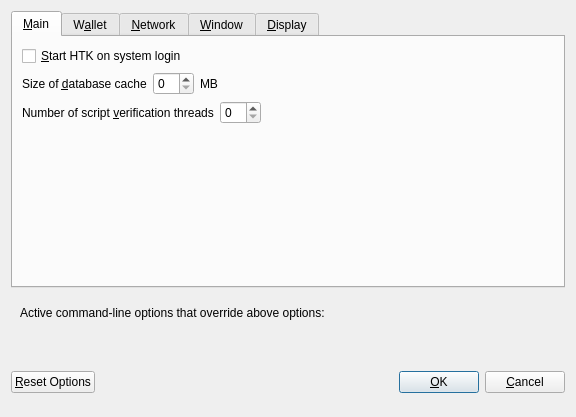
<?xml version="1.0" encoding="UTF-8"?>
<ui version="4.0">
 <class>OptionsDialog</class>
 <widget class="QDialog" name="OptionsDialog">
  <property name="geometry">
   <rect>
    <x>0</x>
    <y>0</y>
    <width>576</width>
    <height>417</height>
   </rect>
  </property>
  <property name="windowTitle">
   <string>Options</string>
  </property>
  <property name="modal">
   <bool>true</bool>
  </property>
  <layout class="QVBoxLayout" name="verticalLayout">
   <item>
    <widget class="QTabWidget" name="tabWidget">
     <property name="currentIndex">
      <number>0</number>
     </property>
     <widget class="QWidget" name="tabMain">
      <attribute name="title">
       <string>&amp;Main</string>
      </attribute>
      <layout class="QVBoxLayout" name="verticalLayout_Main">
       <item>
        <widget class="QCheckBox" name="bitcoinAtStartup">
         <property name="toolTip">
          <string>Automatically start HTK after logging in to the system.</string>
         </property>
         <property name="text">
          <string>&amp;Start HTK on system login</string>
         </property>
        </widget>
       </item>
       <item>
        <layout class="QHBoxLayout" name="horizontalLayout_2_Main">
         <item>
          <widget class="QLabel" name="databaseCacheLabel">
           <property name="text">
            <string>Size of &amp;database cache</string>
           </property>
           <property name="textFormat">
            <enum>Qt::PlainText</enum>
           </property>
           <property name="buddy">
            <cstring>databaseCache</cstring>
           </property>
          </widget>
         </item>
         <item>
          <widget class="QSpinBox" name="databaseCache"/>
         </item>
         <item>
          <widget class="QLabel" name="databaseCacheUnitLabel">
           <property name="text">
            <string>MB</string>
           </property>
           <property name="textFormat">
            <enum>Qt::PlainText</enum>
           </property>
          </widget>
         </item>
         <item>
          <spacer name="horizontalSpacer_2_Main">
           <property name="orientation">
            <enum>Qt::Horizontal</enum>
           </property>
           <property name="sizeHint" stdset="0">
            <size>
             <width>40</width>
             <height>20</height>
            </size>
           </property>
          </spacer>
         </item>
        </layout>
       </item>
       <item>
        <layout class="QHBoxLayout" name="horizontalLayout_3_Main">
         <item>
          <widget class="QLabel" name="threadsScriptVerifLabel">
           <property name="text">
            <string>Number of script &amp;verification threads</string>
           </property>
           <property name="textFormat">
            <enum>Qt::PlainText</enum>
           </property>
           <property name="buddy">
            <cstring>threadsScriptVerif</cstring>
           </property>
          </widget>
         </item>
         <item>
          <widget class="QSpinBox" name="threadsScriptVerif">
           <property name="toolTip">
            <string>(0 = auto, &lt;0 = leave that many cores free)</string>
           </property>
          </widget>
         </item>
         <item>
          <spacer name="horizontalSpacer_3_Main">
           <property name="orientation">
            <enum>Qt::Horizontal</enum>
           </property>
           <property name="sizeHint" stdset="0">
            <size>
             <width>40</width>
             <height>20</height>
            </size>
           </property>
          </spacer>
         </item>
        </layout>
       </item>
       <item>
        <spacer name="verticalSpacer_Main">
         <property name="orientation">
          <enum>Qt::Vertical</enum>
         </property>
         <property name="sizeHint" stdset="0">
          <size>
           <width>20</width>
           <height>40</height>
          </size>
         </property>
        </spacer>
       </item>
      </layout>
     </widget>
     <widget class="QWidget" name="tabWallet">
      <attribute name="title">
       <string>W&amp;allet</string>
      </attribute>
      <layout class="QVBoxLayout" name="verticalLayout_Wallet">
       <item>
        <widget class="QGroupBox" name="groupBox">
         <property name="title">
          <string>Expert</string>
         </property>
         <layout class="QVBoxLayout" name="verticalLayout_2">
          <item>
           <widget class="QCheckBox" name="coinControlFeatures">
            <property name="toolTip">
             <string>Whether to show coin control features or not.</string>
            </property>
            <property name="text">
             <string>Enable coin &amp;control features</string>
            </property>
           </widget>
          </item>
          <item>
           <widget class="QCheckBox" name="showMasternodesTab">
            <property name="toolTip">
             <string>Show additional tab listing all your masternodes in first sub-tab&lt;br/&gt;and all masternodes on the network in second sub-tab.</string>
            </property>
            <property name="text">
             <string>Show Masternodes Tab</string>
            </property>
           </widget>
          </item>
          <item>
           <widget class="QCheckBox" name="spendZeroConfChange">
            <property name="toolTip">
             <string>If you disable the spending of unconfirmed change, the change from a transaction&lt;br/&gt;cannot be used until that transaction has at least one confirmation.&lt;br/&gt;This also affects how your balance is computed.</string>
            </property>
            <property name="text">
             <string>&amp;Spend unconfirmed change</string>
            </property>
           </widget>
          </item>
         </layout>
        </widget>
       </item>
       <item>
        <spacer name="verticalSpacer_Wallet">
         <property name="orientation">
          <enum>Qt::Vertical</enum>
         </property>
         <property name="sizeHint" stdset="0">
          <size>
           <width>20</width>
           <height>40</height>
          </size>
         </property>
        </spacer>
       </item>
      </layout>
     </widget>
     <widget class="QWidget" name="tabNetwork">
      <attribute name="title">
       <string>&amp;Network</string>
      </attribute>
      <layout class="QVBoxLayout" name="verticalLayout_Network">
       <item>
        <widget class="QCheckBox" name="mapPortUpnp">
         <property name="toolTip">
          <string>Automatically open the HTK client port on the router. This only works when your router supports UPnP and it is enabled.</string>
         </property>
         <property name="text">
          <string>Map port using &amp;UPnP</string>
         </property>
        </widget>
       </item>
       <item>
        <widget class="QCheckBox" name="allowIncoming">
         <property name="toolTip">
          <string>Accept connections from outside</string>
         </property>
         <property name="text">
          <string>Allow incoming connections</string>
         </property>
        </widget>
       </item>
       <item>
        <widget class="QCheckBox" name="connectSocks">
         <property name="toolTip">
          <string>Connect to the HTK network through a SOCKS5 proxy.</string>
         </property>
         <property name="text">
          <string>&amp;Connect through SOCKS5 proxy (default proxy):</string>
         </property>
        </widget>
       </item>
       <item>
        <layout class="QHBoxLayout" name="horizontalLayout_1_Network">
         <item>
          <widget class="QLabel" name="proxyIpLabel">
           <property name="text">
            <string>Proxy &amp;IP:</string>
           </property>
           <property name="textFormat">
            <enum>Qt::PlainText</enum>
           </property>
           <property name="buddy">
            <cstring>proxyIp</cstring>
           </property>
          </widget>
         </item>
         <item>
          <widget class="QValidatedLineEdit" name="proxyIp">
           <property name="minimumSize">
            <size>
             <width>140</width>
             <height>0</height>
            </size>
           </property>
           <property name="maximumSize">
            <size>
             <width>140</width>
             <height>16777215</height>
            </size>
           </property>
           <property name="toolTip">
            <string>IP address of the proxy (e.g. IPv4: 127.0.0.1 / IPv6: ::1)</string>
           </property>
          </widget>
         </item>
         <item>
          <widget class="QLabel" name="proxyPortLabel">
           <property name="text">
            <string>&amp;Port:</string>
           </property>
           <property name="textFormat">
            <enum>Qt::PlainText</enum>
           </property>
           <property name="buddy">
            <cstring>proxyPort</cstring>
           </property>
          </widget>
         </item>
         <item>
          <widget class="QLineEdit" name="proxyPort">
           <property name="minimumSize">
            <size>
             <width>55</width>
             <height>0</height>
            </size>
           </property>
           <property name="maximumSize">
            <size>
             <width>55</width>
             <height>16777215</height>
            </size>
           </property>
           <property name="toolTip">
            <string>Port of the proxy (e.g. 9050)</string>
           </property>
          </widget>
         </item>
         <item>
          <spacer name="horizontalSpacer_1_Network">
           <property name="orientation">
            <enum>Qt::Horizontal</enum>
           </property>
           <property name="sizeHint" stdset="0">
            <size>
             <width>40</width>
             <height>20</height>
            </size>
           </property>
          </spacer>
         </item>
        </layout>
       </item>
       <item>
        <spacer name="verticalSpacer_Network">
         <property name="orientation">
          <enum>Qt::Vertical</enum>
         </property>
         <property name="sizeHint" stdset="0">
          <size>
           <width>20</width>
           <height>40</height>
          </size>
         </property>
        </spacer>
       </item>
      </layout>
     </widget>
     <widget class="QWidget" name="tabWindow">
      <attribute name="title">
       <string>&amp;Window</string>
      </attribute>
      <layout class="QVBoxLayout" name="verticalLayout_Window">
       <item>
        <widget class="QCheckBox" name="minimizeToTray">
         <property name="toolTip">
          <string>Show only a tray icon after minimizing the window.</string>
         </property>
         <property name="text">
          <string>&amp;Minimize to the tray instead of the taskbar</string>
         </property>
        </widget>
       </item>
       <item>
        <widget class="QCheckBox" name="minimizeOnClose">
         <property name="toolTip">
          <string>Minimize instead of exit the application when the window is closed. When this option is enabled, the application will be closed only after selecting Quit in the menu.</string>
         </property>
         <property name="text">
          <string>M&amp;inimize on close</string>
         </property>
        </widget>
       </item>
       <item>
        <spacer name="verticalSpacer_Window">
         <property name="orientation">
          <enum>Qt::Vertical</enum>
         </property>
         <property name="sizeHint" stdset="0">
          <size>
           <width>20</width>
           <height>40</height>
          </size>
         </property>
        </spacer>
       </item>
      </layout>
     </widget>
     <widget class="QWidget" name="tabDisplay">
      <attribute name="title">
       <string>&amp;Display</string>
      </attribute>
      <layout class="QVBoxLayout" name="verticalLayout_Display">
       <item>
        <layout class="QHBoxLayout" name="horizontalLayout_1_Display">
         <item>
          <widget class="QLabel" name="langLabel">
           <property name="text">
            <string>User Interface &amp;language:</string>
           </property>
           <property name="textFormat">
            <enum>Qt::PlainText</enum>
           </property>
           <property name="buddy">
            <cstring>lang</cstring>
           </property>
          </widget>
         </item>
         <item>
          <widget class="QValueComboBox" name="lang">
           <property name="toolTip">
            <string>The user interface language can be set here. This setting will take effect after restarting HTK.</string>
           </property>
          </widget>
         </item>
        </layout>
       </item>
       <item>
        <widget class="QLabel" name="label_3">
         <property name="toolTip">
          <string notr="true"/>
         </property>
         <property name="statusTip">
          <string notr="true"/>
         </property>
         <property name="whatsThis">
          <string notr="true"/>
         </property>
         <property name="accessibleName">
          <string notr="true"/>
         </property>
         <property name="text">
          <string>Language missing or translation incomplete? Help contributing translations here:
https://www.transifex.com/htk-project/htk-project-translations</string>
         </property>
         <property name="wordWrap">
          <bool>true</bool>
         </property>
         <property name="openExternalLinks">
          <bool>true</bool>
         </property>
         <property name="textInteractionFlags">
          <set>Qt::TextBrowserInteraction</set>
         </property>
        </widget>
       </item>
       <item>
        <layout class="QHBoxLayout" name="horizontalLayout_4_Display" stretch="0,0">
         <item>
          <widget class="QLabel" name="themeLabel">
           <property name="text">
            <string>User Interface Theme:</string>
           </property>
          </widget>
         </item>
         <item>
          <widget class="QValueComboBox" name="theme"/>
         </item>
        </layout>
       </item>
       <item>
        <widget class="Line" name="line">
         <property name="orientation">
          <enum>Qt::Horizontal</enum>
         </property>
        </widget>
       </item>
       <item>
        <layout class="QHBoxLayout" name="horizontalLayout_2_Display">
         <item>
          <widget class="QLabel" name="unitLabel">
           <property name="text">
            <string>&amp;Unit to show amounts in:</string>
           </property>
           <property name="textFormat">
            <enum>Qt::PlainText</enum>
           </property>
           <property name="buddy">
            <cstring>unit</cstring>
           </property>
          </widget>
         </item>
         <item>
          <widget class="QValueComboBox" name="unit">
           <property name="toolTip">
            <string>Choose the default subdivision unit to show in the interface and when sending coins.</string>
           </property>
          </widget>
         </item>
        </layout>
       </item>
       <item>
        <layout class="QHBoxLayout" name="horizontalLayout_5_Display">
         <item>
          <widget class="QLabel" name="digitsLabel">
           <property name="text">
            <string>Decimal digits</string>
           </property>
          </widget>
         </item>
         <item>
          <widget class="QValueComboBox" name="digits"/>
         </item>
        </layout>
       </item>
       <item>
        <layout class="QHBoxLayout" name="horizontalLayout_3_Display">
         <item>
          <widget class="QLabel" name="thirdPartyTxUrlsLabel">
           <property name="toolTip">
            <string>Third party URLs (e.g. a block explorer) that appear in the transactions tab as context menu items. %s in the URL is replaced by transaction hash. Multiple URLs are separated by vertical bar |.</string>
           </property>
           <property name="text">
            <string>Third party transaction URLs</string>
           </property>
           <property name="buddy">
            <cstring>thirdPartyTxUrls</cstring>
           </property>
          </widget>
         </item>
         <item>
          <widget class="QLineEdit" name="thirdPartyTxUrls">
           <property name="toolTip">
            <string>Third party URLs (e.g. a block explorer) that appear in the transactions tab as context menu items. %s in the URL is replaced by transaction hash. Multiple URLs are separated by vertical bar |.</string>
           </property>
          </widget>
         </item>
        </layout>
       </item>
       <item>
        <spacer name="verticalSpacer">
         <property name="orientation">
          <enum>Qt::Vertical</enum>
         </property>
         <property name="sizeHint" stdset="0">
          <size>
           <width>20</width>
           <height>40</height>
          </size>
         </property>
        </spacer>
       </item>
      </layout>
     </widget>
    </widget>
   </item>
   <item>
    <widget class="QFrame" name="frame">
     <layout class="QVBoxLayout" name="verticalLayout_Bottom">
      <item>
       <layout class="QHBoxLayout" name="horizontalLayout_Bottom">
        <item>
         <widget class="QLabel" name="overriddenByCommandLineInfoLabel">
          <property name="text">
           <string>Active command-line options that override above options:</string>
          </property>
          <property name="textFormat">
           <enum>Qt::PlainText</enum>
          </property>
         </widget>
        </item>
        <item>
         <spacer name="horizontalSpacer_Bottom">
          <property name="orientation">
           <enum>Qt::Horizontal</enum>
          </property>
          <property name="sizeHint" stdset="0">
           <size>
            <width>40</width>
            <height>20</height>
           </size>
          </property>
         </spacer>
        </item>
       </layout>
      </item>
      <item>
       <widget class="QLabel" name="overriddenByCommandLineLabel">
        <property name="text">
         <string/>
        </property>
        <property name="textFormat">
         <enum>Qt::PlainText</enum>
        </property>
        <property name="wordWrap">
         <bool>true</bool>
        </property>
       </widget>
      </item>
     </layout>
    </widget>
   </item>
   <item>
    <layout class="QHBoxLayout" name="horizontalLayout_Buttons">
     <item>
      <widget class="QPushButton" name="resetButton">
       <property name="toolTip">
        <string>Reset all client options to default.</string>
       </property>
       <property name="text">
        <string>&amp;Reset Options</string>
       </property>
       <property name="autoDefault">
        <bool>false</bool>
       </property>
      </widget>
     </item>
     <item>
      <spacer name="horizontalSpacer_1">
       <property name="orientation">
        <enum>Qt::Horizontal</enum>
       </property>
       <property name="sizeHint" stdset="0">
        <size>
         <width>40</width>
         <height>48</height>
        </size>
       </property>
      </spacer>
     </item>
     <item>
      <widget class="QLabel" name="statusLabel">
       <property name="minimumSize">
        <size>
         <width>200</width>
         <height>0</height>
        </size>
       </property>
       <property name="font">
        <font>
         <weight>75</weight>
         <bold>true</bold>
        </font>
       </property>
       <property name="text">
        <string/>
       </property>
       <property name="textFormat">
        <enum>Qt::PlainText</enum>
       </property>
       <property name="wordWrap">
        <bool>true</bool>
       </property>
      </widget>
     </item>
     <item>
      <spacer name="horizontalSpacer_2">
       <property name="orientation">
        <enum>Qt::Horizontal</enum>
       </property>
       <property name="sizeHint" stdset="0">
        <size>
         <width>40</width>
         <height>48</height>
        </size>
       </property>
      </spacer>
     </item>
     <item>
      <widget class="QPushButton" name="okButton">
       <property name="text">
        <string>&amp;OK</string>
       </property>
       <property name="autoDefault">
        <bool>false</bool>
       </property>
       <property name="default">
        <bool>true</bool>
       </property>
      </widget>
     </item>
     <item>
      <widget class="QPushButton" name="cancelButton">
       <property name="text">
        <string>&amp;Cancel</string>
       </property>
       <property name="autoDefault">
        <bool>false</bool>
       </property>
      </widget>
     </item>
    </layout>
   </item>
  </layout>
 </widget>
 <customwidgets>
  <customwidget>
   <class>QValidatedLineEdit</class>
   <extends>QLineEdit</extends>
   <header>qvalidatedlineedit.h</header>
  </customwidget>
  <customwidget>
   <class>QValueComboBox</class>
   <extends>QComboBox</extends>
   <header>qvaluecombobox.h</header>
  </customwidget>
 </customwidgets>
 <resources/>
 <connections/>
</ui>
